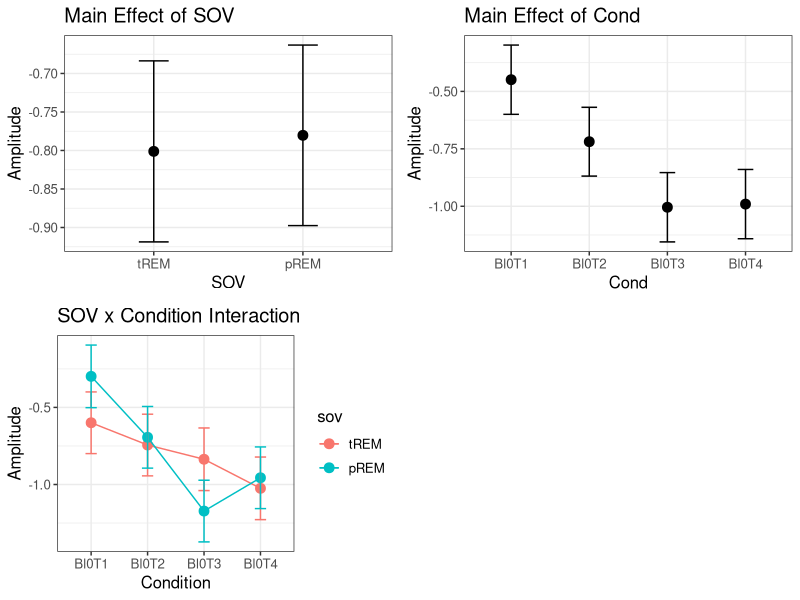
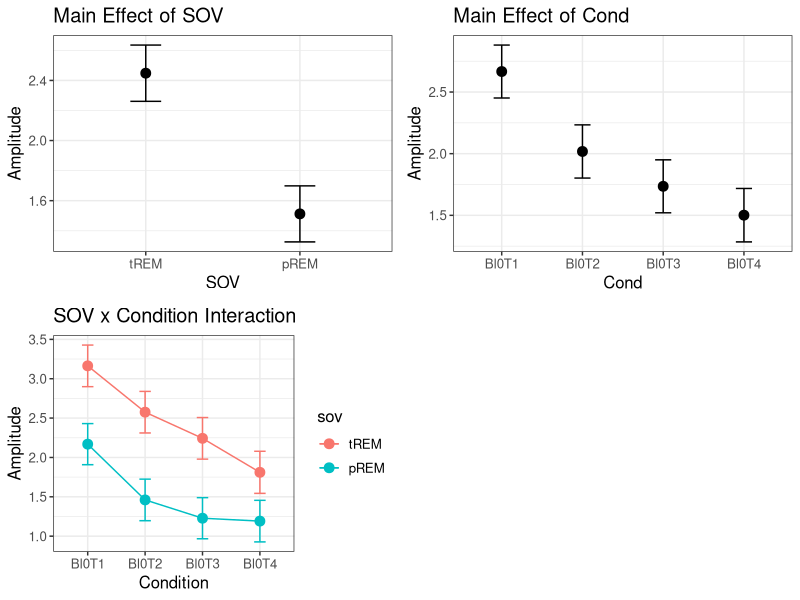
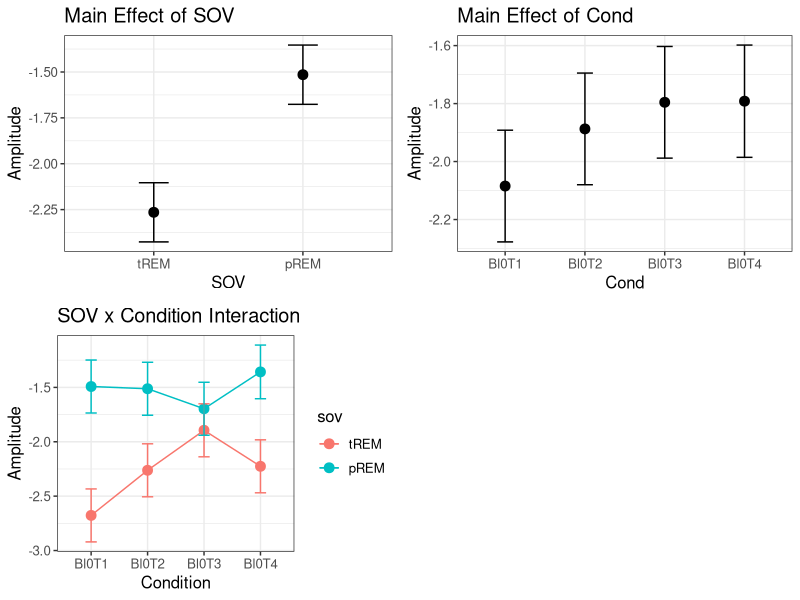
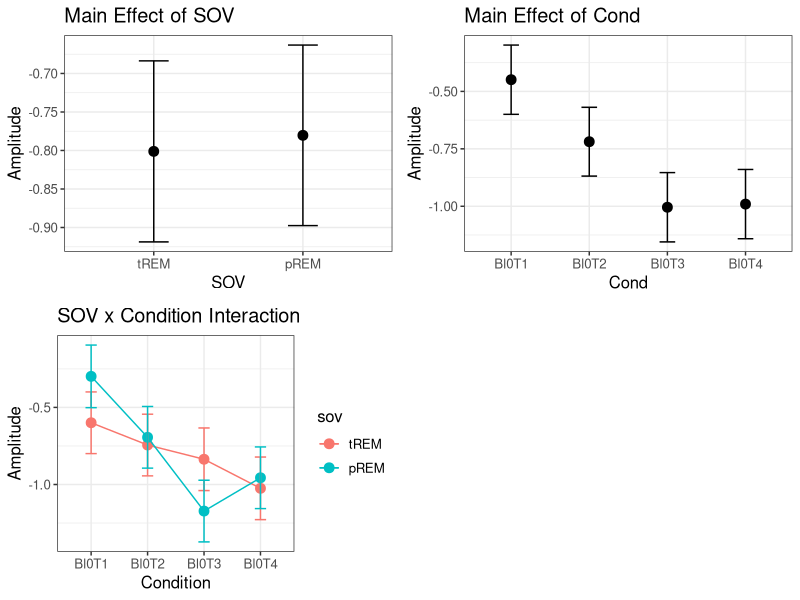
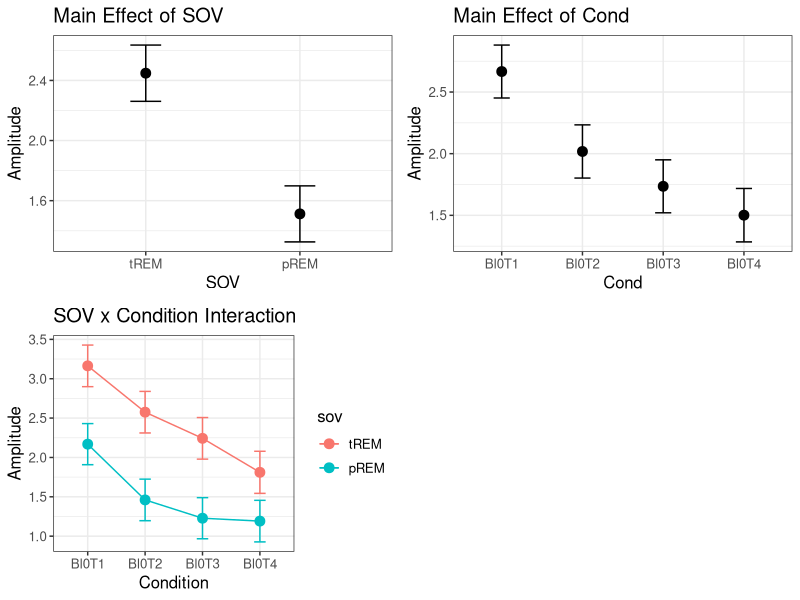
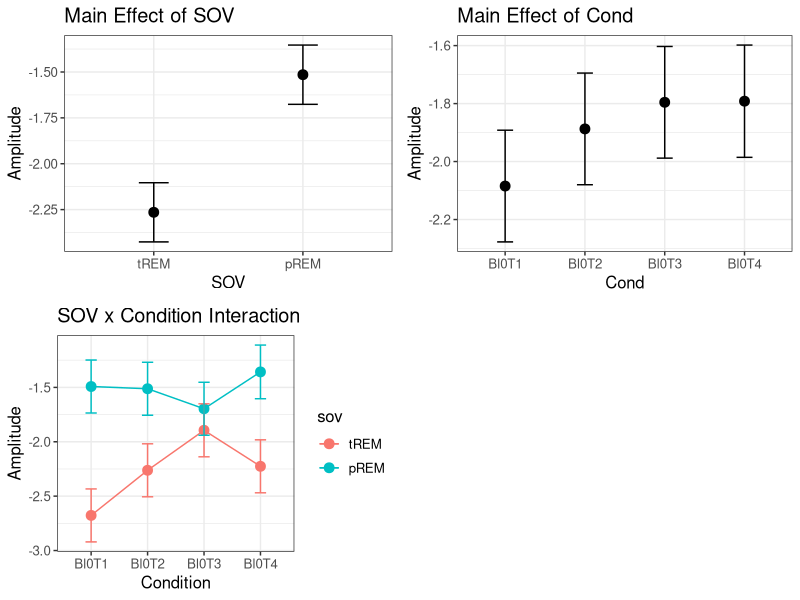

R code for these plots, in order:
## ---- chunk 1
# run twice 
library(Matrix)
library(lme4)
library(lmtest)
library(dplyr)
library(parallel)
library(bayestestR)
library(glmmTMB)
library(gridExtra)
library(emmeans)
library(ggplot2)
library(ggsignif)

## ---- chunk 2
data <- read.csv("rems_to_R.csv") %>%
 filter(is_peak %in% c(1),
        sov %in% c("tREM", "pREM"),
        cond %in% c("Bl0T1", "Bl0T2", "Bl0T3", "Bl0T4"))

data$sov <- as.factor(data$sov)
data$component <- as.factor(data$component)
data$is_peak <- as.factor(data$is_peak)
data$cond <- factor(data$cond,     levels = c("Bl0T1", "Bl0T2", "Bl0T3", "Bl0T4"),      ordered = TRUE)
data$sov <- factor(data$sov,  levels = c("tREM", "pREM"), ordered = FALSE)

N100_data <- subset(data, component == "N100")
P2_data <- subset(data, component == "P2")
N350_data <- subset(data, component == "N350")
## ---- chunk 3
# Function to analyze each component
analyze_component <- function(comp_data, comp_name) {
  # Fit all three models
  null_model <- lmer(amplitude ~ 1 + (1|subject), data = comp_data)
  main_effects_model <- lmer(amplitude ~ sov + cond + (1|subject), data = comp_data)
  interaction_model <- lmer(amplitude ~ sov * cond + (1|subject), data = comp_data)
  
  # Test for main effects
  sov_model <- lmer(amplitude ~ sov + (1|subject), data = comp_data)
  sov_comparison <- anova(null_model, sov_model)
  
  cond_model <- lmer(amplitude ~ cond + (1|subject), data = comp_data)
  cond_comparison <- anova(null_model, cond_model)
  
  # Perform nested model comparisons
  null_vs_main <- anova(null_model, main_effects_model)
  main_vs_interaction <- anova(main_effects_model, interaction_model)
  null_vs_interaction <- anova(null_model, interaction_model)
  
  # Get estimated marginal means
  emm_sov <- emmeans(interaction_model, ~ sov)
  emm_cond <- emmeans(interaction_model, ~ cond)
  emm_interaction <- emmeans(interaction_model, ~ sov * cond)
  emm_sov_df <- as.data.frame(emm_sov)
  emm_cond_df <- as.data.frame(emm_cond)
  emm_interaction_df <- as.data.frame(emm_interaction)

  # Plot for main effect of SOV
  p1 <- ggplot(emm_sov_df, aes(x = sov, y = emmean)) +
    geom_point(size = 3) +
    geom_errorbar(aes(ymin = emmean - SE, ymax = emmean + SE), width = 0.2) +
    theme_bw() +
    labs(x = "SOV", y = "Amplitude", title = "Main Effect of SOV") +
    theme(text = element_text(size = 12))
  
  # Plot for main effect of Cond
  p2 <- ggplot(emm_cond_df, aes(x = cond, y = emmean)) +
    geom_point(size = 3) +
    geom_errorbar(aes(ymin = emmean - SE, ymax = emmean + SE), width = 0.2) +
    theme_bw() +
    labs(x = "Cond", y = "Amplitude", title = "Main Effect of Cond") +
    theme(text = element_text(size = 12))
  
  # Plot for interaction
  p3 <- ggplot(emm_interaction_df, aes(x = cond, y = emmean, color = sov, group = sov)) +
    geom_point(size = 3) +
    geom_line() +
    geom_errorbar(aes(ymin = emmean - SE, ymax = emmean + SE), width = 0.2) +
    theme_bw() +
    labs(x = "Condition", y = "Amplitude", title = "SOV x Condition Interaction") +
    theme(text = element_text(size = 12))
  
  # Display plots
  plots <- grid.arrange(p1, p2, p3, ncol = 2)
  
  if(null_vs_interaction$`Pr(>Chisq)`[2] < 0.05) {
    return(list(
      component = comp_name,
      null_vs_main = null_vs_main,
      main_vs_interaction = main_vs_interaction,
      null_vs_interaction = null_vs_interaction,
      sov_effect = sov_comparison,
      cond_effect = cond_comparison,
      interaction_model_summary = summary(interaction_model),
      interaction_model = interaction_model,
      plots = plots
    ))
  } else {
    return(list(
      component = comp_name,
      null_vs_main = null_vs_main,
      main_vs_interaction = main_vs_interaction,
      null_vs_interaction = null_vs_interaction,
      message = "Null model is not significantly different from interaction model",
      plots = plots
    ))
  }
}

# Print results for each component
print_results <- function(results) {
  cat("\n__Results for", results$component, ":__\n")
  cat("____________________________________\n")
  cat("\n__Model Comparison (Null vs Full):__\n")
  cat("____________________________________\n")
  print(results$model_comparison)
  cat("\nNull vs Main Effects Model:\n")
  cat("____________________________________\n")
  print(results$null_vs_main)
  cat("\nMain Effects vs Interaction Model:\n")
  cat("____________________________________\n")
  print(results$main_vs_interaction)
  cat("\nNull vs Interaction Model:\n")
  cat("____________________________________\n")
  print(results$null_vs_interaction)
  
  if(!is.null(results$message)) {
    cat("\n", results$message, "\n")
  } else {
    cat("\n__Main effect of SOV:__\n")
    cat("____________________________________\n")
    print(results$sov_effect)
    cat("\n__Main effect of Condition:__\n")
    cat("____________________________________\n")
    print(results$cond_effect)
    cat("\n__Full model summary:__\n")
    cat("____________________________________\n")
    print(results$interaction_model_summary)
    
    # Add emmeans analyses
    cat("\n__Estimated Marginal Means for SOV:__\n")
    cat("____________________________________\n")
    print(emmeans(results$interaction_model, ~ sov))
    
    cat("\n__Estimated Marginal Means for Cond:__\n")
    cat("____________________________________\n")
    print(emmeans(results$interaction_model, ~ cond))
    
    cat("\n__Estimated Marginal Means for SOV x Condition interaction:__\n")
    cat("____________________________________\n")
    print(emmeans(results$interaction_model, ~ sov * cond))
    
    # Add pairwise comparisons
    cat("\n__Pairwise comparisons for SOV:__\n")
    cat("____________________________________\n")
    print(pairs(emmeans(results$interaction_model, ~ sov)))
    
    cat("\n__Pairwise comparisons for Cond:__\n")
    cat("____________________________________\n")
    print(pairs(emmeans(results$interaction_model, ~ cond)))
  }
}

# Function to save results
save_results <- function(results, component_name) {
  # Save plots to PDF
  pdf(paste0(component_name, "_plots.pdf"), width = 12, height = 6)
  grid.arrange(results$plots)
  dev.off()
  
  # Save text results to file
  sink(paste0(component_name, "_results.txt"))
  
  cat("\nResults for", component_name, ":\n")
  
  cat("\n__Model Comparisons:__\n")
  cat("\nNull vs Main Effects Model:\n")
  cat("\n____________________________________\n")
  print(results$null_vs_main)
  
  cat("\nMain Effects vs Interaction Model:\n")
  cat("\n____________________________________\n")
  print(results$main_vs_interaction)
  
  cat("\nNull vs Interaction Model:\n")
  cat("\n____________________________________\n")
  print(results$null_vs_interaction)
  
  if(!is.null(results$message)) {
    cat("\n", results$message, "\n")
  } else {
    cat("\nMain effect of SOV:\n")
    cat("\n____________________________________\n")
    print(results$sov_effect)
    
    cat("\nMain effect of Condition:\n")
    cat("\n____________________________________\n")
    print(results$cond_effect)
    
    cat("\nInteraction model summary:\n")
    cat("\n____________________________________\n")
    print(results$interaction_model_summary)
    
    # Add emmeans results
    cat("\nEstimated Marginal Means for SOV:\n")
    cat("\n____________________________________\n")
    print(emmeans(results$interaction_model, ~ sov))
    
    cat("\nEstimated Marginal Means for Cond:\n")
    cat("\n____________________________________\n")
    print(emmeans(results$interaction_model, ~ cond))
    
    cat("\nEstimated Marginal Means for SOV x Condition interaction:\n")
    cat("\n____________________________________\n")
    print(emmeans(results$interaction_model, ~ sov * cond))
    
    cat("\nPairwise comparisons for SOV:\n")
    cat("\n____________________________________\n")
    print(pairs(emmeans(results$interaction_model, ~ sov)))
    
    cat("\nPairwise comparisons for Cond:\n")
    cat("\n____________________________________\n")
    print(pairs(emmeans(results$interaction_model, ~ cond)))
  }
  
  sink()
}


## ---- chunk 4
N100_results <- analyze_component(N100_data, "N100")
P2_results <- analyze_component(P2_data, "P2")
N350_results <- analyze_component(N350_data, "N350")


print_results(N100_results)
print_results(P2_results)
print_results(N350_results)


# Save results for each component
save_results(N100_results, "N100")
save_results(P2_results, "P2")
save_results(N350_results, "N350")
